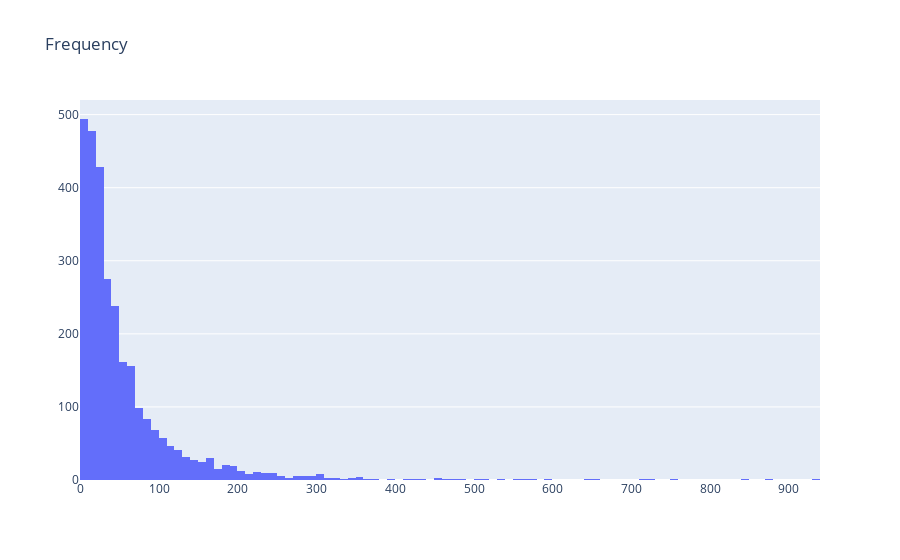

The notebook cell saved with this chart:
### Code cell
plot_data = [
    go.Histogram(
        x=tx_user.query('Frequency < 1000')['Frequency']
    )
]

plot_layout = go.Layout(
        title='Frequency'
    )
fig = go.Figure(data=plot_data, layout=plot_layout)
pyoff.iplot(fig)

### Figure 1 — Plotly figure (JSON) as saved in the notebook; plotly's stock layout.template omitted (floating-point values rounded to 4 significant figures; data arrays with more than 128 entries replaced by an {"elided": "..."} marker saying what was removed)
{"data": [{"type": "histogram", "x": {"elided": "2924 int values"}}], "layout": {"title": {"text": "Frequency"}}}
